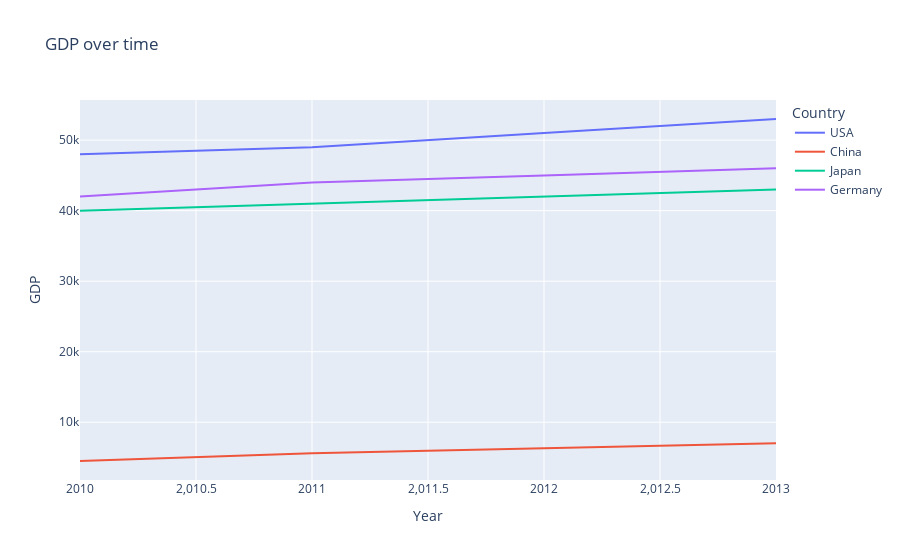

The code cell stored with this chart in its notebook:
### Markdown cell above
**Q2.1:** Using the melted GDP dataframe from Q1, create a line chart showing GDP over time. Use 'Country' for color.

### Code cell
# Your answer here

fig =px.line(
    gdp_long,
    x = "Year",
    y = "GDP",
    title = "GDP over time",
    color = "Country",
)

fig.show()

### Figure 1 — Plotly figure (JSON) as saved in the notebook; plotly's stock layout.template omitted (floating-point values rounded to 4 significant figures)
{"data": [{"hovertemplate": "Country=USA<br>Year=%{x}<br>GDP=%{y}<extra></extra>", "legendgroup": "USA", "line": {"color": "#636efa", "dash": "solid"}, "marker": {"symbol": "circle"}, "mode": "lines", "name": "USA", "orientation": "v", "showlegend": true, "type": "scatter", "x": [2010, 2011, 2012, 2013], "xaxis": "x", "y": [48000, 49000, 51000, 53000], "yaxis": "y"}, {"hovertemplate": "Country=China<br>Year=%{x}<br>GDP=%{y}<extra></extra>", "legendgroup": "China", "line": {"color": "#EF553B", "dash": "solid"}, "marker": {"symbol": "circle"}, "mode": "lines", "name": "China", "orientation": "v", "showlegend": true, "type": "scatter", "x": [2010, 2011, 2012, 2013], "xaxis": "x", "y": [4500, 5600, 6300, 7000], "yaxis": "y"}, {"hovertemplate": "Country=Japan<br>Year=%{x}<br>GDP=%{y}<extra></extra>", "legendgroup": "Japan", "line": {"color": "#00cc96", "dash": "solid"}, "marker": {"symbol": "circle"}, "mode": "lines", "name": "Japan", "orientation": "v", "showlegend": true, "type": "scatter", "x": [2010, 2011, 2012, 2013], "xaxis": "x", "y": [40000, 41000, 42000, 43000], "yaxis": "y"}, {"hovertemplate": "Country=Germany<br>Year=%{x}<br>GDP=%{y}<extra></extra>", "legendgroup": "Germany", "line": {"color": "#ab63fa", "dash": "solid"}, "marker": {"symbol": "circle"}, "mode": "lines", "name": "Germany", "orientation": "v", "showlegend": true, "type": "scatter", "x": [2010, 2011, 2012, 2013], "xaxis": "x", "y": [42000, 44000, 45000, 46000], "yaxis": "y"}], "layout": {"legend": {"title": {"text": "Country"}, "tracegroupgap": 0}, "title": {"text": "GDP over time"}, "xaxis": {"anchor": "y", "domain": [0, 1], "title": {"text": "Year"}}, "yaxis": {"anchor": "x", "domain": [0, 1], "title": {"text": "GDP"}}}}
